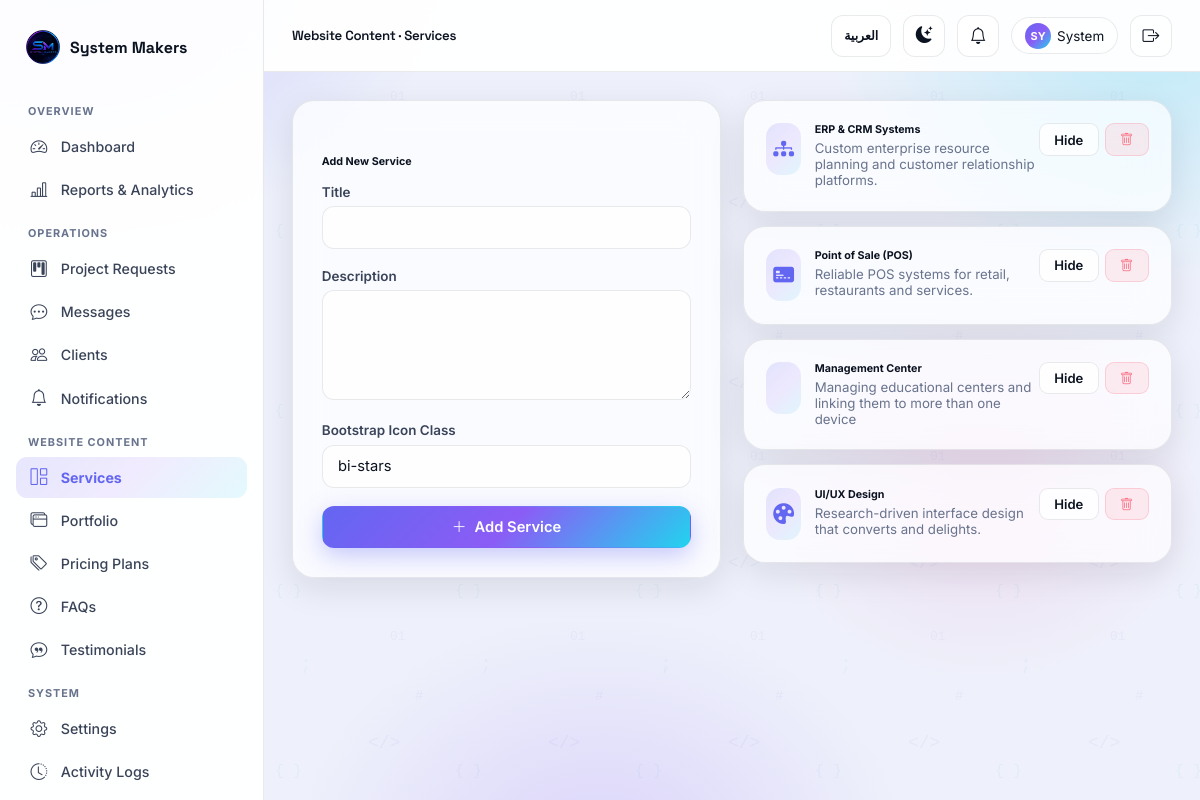
Screenshot of /admin/content/services (signed in) with the database file from the repository.
### app/models/user.py (models this page shows, shortened)
class User(UserMixin, db.Model):
    __tablename__ = "users"
    id = db.Column(db.Integer, primary_key=True)
    full_name = db.Column(db.String(150), nullable=False)
    username = db.Column(db.String(80), unique=True, nullable=False, index=True)
    email = db.Column(db.String(150), unique=True, nullable=False, index=True)
    phone = db.Column(db.String(40))
    company = db.Column(db.String(150))
    password_hash = db.Column(db.String(255), nullable=False)
    role = db.Column(db.String(20), nullable=False, default="client")  # admin | client
    avatar_url = db.Column(db.String(255), default="")
    is_active_account = db.Column(db.Boolean, default=True)
    email_verified = db.Column(db.Boolean, default=False)
    verification_token = db.Column(db.String(100))
    reset_token = db.Column(db.String(100))
    reset_token_expires = db.Column(db.DateTime)
    created_at = db.Column(db.DateTime, default=lambda: datetime.now(timezone.utc))
    last_login = db.Column(db.DateTime)
    requests = db.relationship("ProjectRequest", backref="owner", lazy="dynamic",
                                foreign_keys="ProjectRequest.user_id")
    sent_messages = db.relationship("Message", backref="sender", lazy="dynamic",
                                     foreign_keys="Message.sender_id")
    notifications = db.relationship("Notification", backref="user", lazy="dynamic")
    @property
    def is_active(self):
        return self.is_active_account
    @property
    def is_admin(self) -> bool:
        return self.role == "admin"
    @property
    def unread_notifications_count(self) -> int:
        return self.notifications.filter_by(is_read=False).count()

### app/models/content.py (models this page shows)
class Service(db.Model):
    __tablename__ = "services"
    id = db.Column(db.Integer, primary_key=True)
    title = db.Column(db.String(150), nullable=False)
    description = db.Column(db.Text, nullable=False)
    icon = db.Column(db.String(50), default="bi-stars")
    order = db.Column(db.Integer, default=0)
    is_active = db.Column(db.Boolean, default=True)

### app/routes/admin.py (the view, shortened to what this page needs)
@admin_bp.route("/content/services", methods=["GET", "POST"])
def manage_services():
    services = Service.query.order_by(Service.order).all()
    return render_template("admin/manage_services.html", services=services)

### app/models/__init__.py (called while the page is built)
@login_manager.user_loader
def load_user(user_id):
    return User.query.get(int(user_id))

### app/routes/admin.py (called while the page is built)
@admin_bp.before_request
@login_required
@admin_required
def require_admin():
    pass

### app/translations.py (called while the page is built)
def get_translator(lang: str):
    table = TRANSLATIONS.get(lang, TRANSLATIONS["en"])
    fallback = TRANSLATIONS["en"]
    def t(key: str) -> str:
        return table.get(key) or fallback.get(key) or key
    return t

### app/templates/admin/manage_services.html (shortened to what this page needs)
{% extends "layout_dashboard.html" %}
{% block page_title %}Website Content · Services{% endblock %}
{% block sidebar %}{% include "partials/admin_sidebar.html" %}{% endblock %}
{% block dash_content %}
<div class="grid-2" style="align-items:start; gap:22px;">
  <div class="glass" style="padding:1.8rem;">
    <h6 style="margin-bottom:16px;">Add New Service</h6>
    <form method="POST" novalidate>
      <div class="field-group"><label class="form-label">Title</label><input type="text" name="title" class="form-control" required></div>
      <div class="field-group"><label class="form-label">Description</label><textarea name="description" class="form-control" required></textarea></div>
      <div class="field-group"><label class="form-label">Bootstrap Icon Class</label><input type="text" name="icon" class="form-control" placeholder="bi-globe2" value="bi-stars"></div>
      <button type="submit" class="btn btn-grad btn-block"><i class="bi bi-plus-lg"></i> Add Service</button>
    </form>
  </div>
  <div>
    {% for s in services %}
    <div class="glass card-hover" style="padding:1.4rem; margin-bottom:14px; display:flex; justify-content:space-between; align-items:flex-start;">
      <div style="display:flex; gap:14px;">
        <div class="icon-box" style="margin:0;"><i class="bi {{ s.icon }}"></i></div>
        <div>
          <h6 style="margin:0 0 4px;">{{ s.title }}</h6>
          <p class="text-muted-2" style="font-size:.83rem; margin:0; max-width:340px;">{{ s.description }}</p>
        </div>
      </div>
      <div style="display:flex; gap:6px;">
        <form method="POST" action="{{ url_for('admin.toggle_service', service_id=s.id) }}">
          <button type="submit" class="btn btn-ghost btn-sm">{{ 'Hide' if s.is_active else 'Show' }}</button>
        </form>
        <form method="POST" action="{{ url_for('admin.delete_service', service_id=s.id) }}" onsubmit="return confirm('Delete this service?');">
          <button type="submit" class="btn btn-danger-soft btn-sm"><i class="bi bi-trash"></i></button>
        </form>
      </div>
    </div>
    {% else %}
    <div class="empty-state"><i class="bi bi-grid"></i><p>No services added yet.</p></div>
    {% endfor %}
  </div>
</div>
{% endblock %}

### app/templates/layout_dashboard.html (shortened to what this page needs)
{% extends "base.html" %}
{% block body %}
<div class="app-shell">
  <aside class="sidebar" id="sidebar">
    <div class="sidebar-brand">
      <span class="brand-mark" style="background:transparent; box-shadow:none;"><img src="{{ url_for('static', filename='images/brand/logo_256.png') }}" alt="System Makers" style="width:100%;height:100%;object-fit:contain;"></span>
      <span style="font-family:'Space Grotesk',sans-serif; font-weight:700;">System Makers</span>
    </div>
    {% block sidebar %}{% endblock %}
  </aside>
  <div class="main-content">
    <div class="topbar">
      <div style="display:flex; align-items:center; gap:14px;">
        <h5 style="margin:0;">{% block page_title %}Dashboard{% endblock %}</h5>
      </div>
      <div style="display:flex; align-items:center; gap:12px;">
        <a href="{{ url_for('main.set_language', lang_code='ar' if lang == 'en' else 'en') }}" class="theme-toggle lang-toggle" style="width:auto; padding:0 12px; font-size:.78rem; font-weight:700;" title="Switch language">
          {{ t('lang_switch') }}
        </a>
        <button class="theme-toggle" data-theme-toggle title="Toggle theme">
          <i class="bi bi-sun-fill" data-theme-icon></i>
        </button>
        <a href="{{ url_for('admin.notifications') if current_user.is_admin else url_for('client.notifications') }}"
           class="theme-toggle" style="position:relative;" title="Notifications">
          <i class="bi bi-bell"></i>
        </a>
        <div class="chip" style="cursor:pointer;">
          <div class="avatar-circle" style="width:26px; height:26px; font-size:.68rem;">{{ current_user.full_name[:2]|upper }}</div>
          <span style="font-size:.84rem;">{{ current_user.full_name.split(' ')[0] }}</span>
        </div>
        <a href="{{ url_for('auth.logout') }}" class="theme-toggle" title="Logout"><i class="bi bi-box-arrow-right"></i></a>
      </div>
    </div>
    <div class="content-area">
      {% block dash_content %}{% endblock %}
    </div>
  </div>
</div>
{% endblock %}

### rows the page displays
User: full_name "SY", full_name "System"
Service: title "ERP & CRM Systems", description "Custom enterprise resource planning and customer relationship platforms.", is_active "Hide"
Service: title "Point of Sale (POS)", description "Reliable POS systems for retail, restaurants and services.", is_active "Hide"
Service: title "Management Center", description "Managing educational centers and linking them to more than one device", is_active "Hide"
Service: title "UI/UX Design", description "Research-driven interface design that converts and delights.", is_active "Hide"

### other values shown
{{ t('sidebar_overview') }} "OVERVIEW"
{{ t('admin_dashboard') }} "Dashboard"
{{ t('admin_reports') }} "Reports & Analytics"
{{ t('sidebar_operations') }} "OPERATIONS"
{{ t('admin_requests') }} "Project Requests"
{{ t('admin_messages') }} "Messages"
{{ t('admin_clients') }} "Clients"
{{ t('admin_notifications') }} "Notifications"
{{ t('sidebar_content') }} "WEBSITE CONTENT"
{{ t('admin_services') }} "Services"
{{ t('admin_portfolio') }} "Portfolio"
{{ t('admin_pricing') }} "Pricing Plans"
{{ t('admin_faqs') }} "FAQs"
{{ t('admin_testimonials') }} "Testimonials"
{{ t('sidebar_system') }} "SYSTEM"
